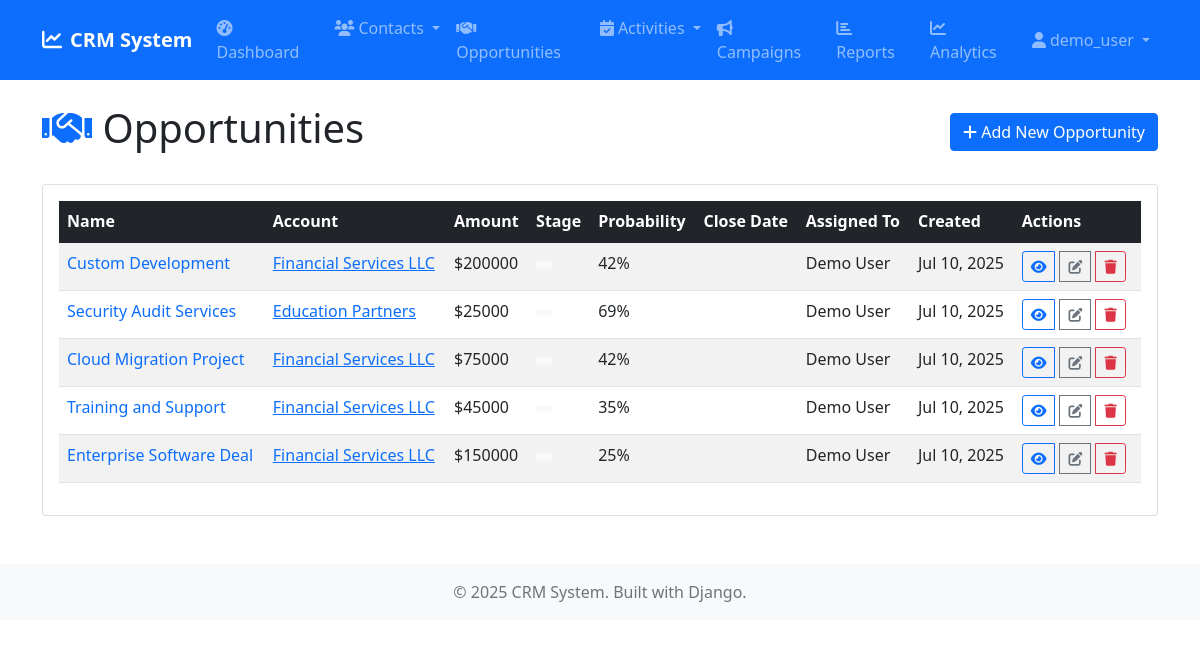
/opportunities/ (signed in), run on an earlier commit of the app's database.
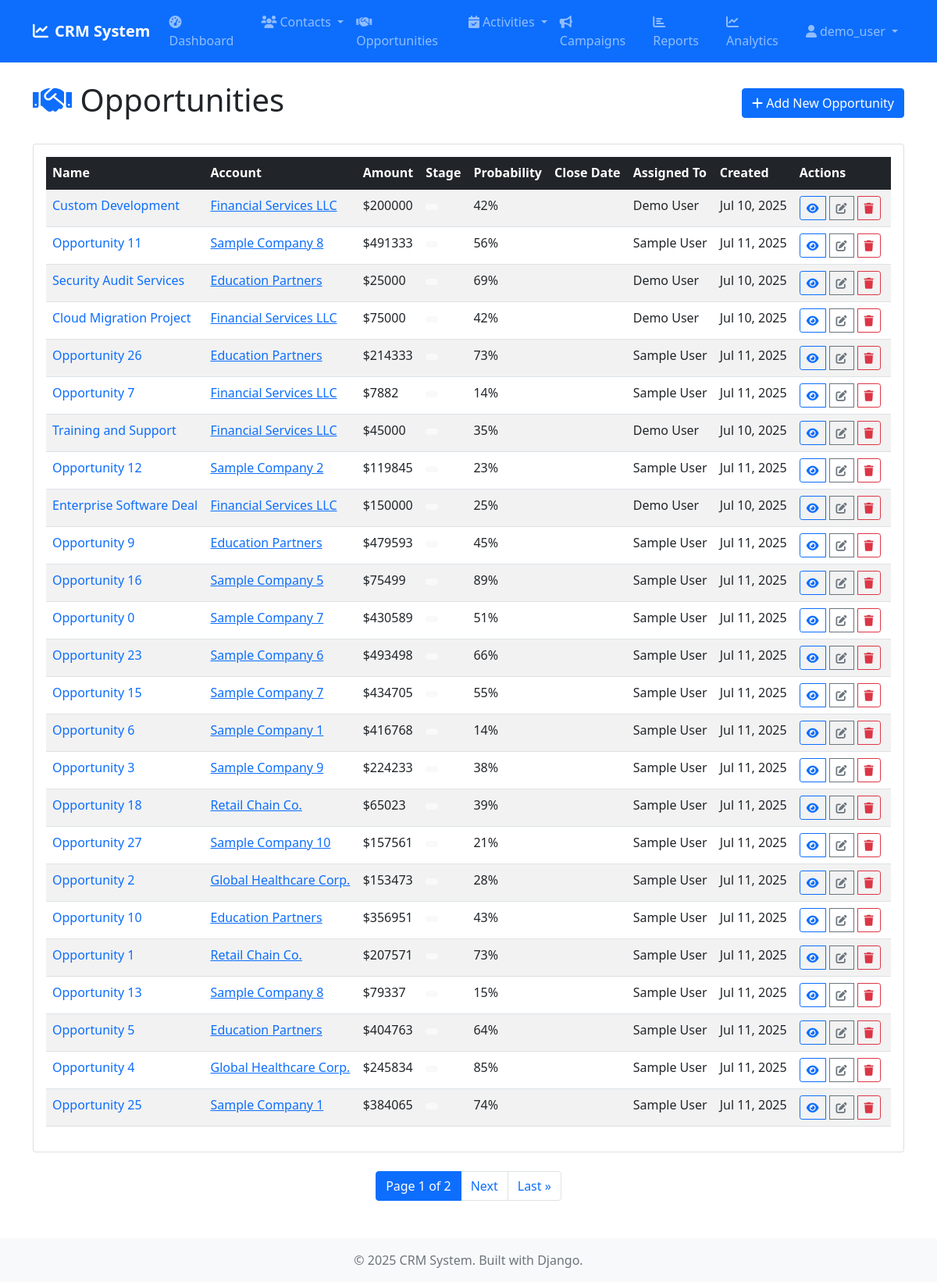
And on a later commit of the database.
### opportunities/models.py (models this page shows, shortened)
class Opportunity(models.Model):
    SALES_STAGE = [
        ('prospecting', 'Prospecting'),
        ('qualification', 'Qualification'),
        ('needs_analysis', 'Needs Analysis'),
        ('value_proposition', 'Value Proposition'),
        ('id_decision_makers', 'Id. Decision Makers'),
        ('perception_analysis', 'Perception Analysis'),
        ('proposal', 'Proposal/Price Quote'),
        ('negotiation', 'Negotiation/Review'),
        ('closed_won', 'Closed Won'),
        ('closed_lost', 'Closed Lost'),
    ]
    LEAD_SOURCE = [
        ('existing_customer', 'Existing Customer'),
        ('partner', 'Partner'),
        ('public_relations', 'Public Relations'),
        ('direct_mail', 'Direct Mail'),
        ('conference', 'Conference'),
        ('trade_show', 'Trade Show'),
        ('web_site', 'Web Site'),
        ('word_of_mouth', 'Word of mouth'),
        ('email', 'Email'),
        ('campaign', 'Campaign'),
        ('other', 'Other'),
    ]
    TYPE_CHOICES = [
        ('existing_business', 'Existing Business'),
        ('new_business', 'New Business'),
    ]
    name = models.CharField(max_length=200)
    account = models.ForeignKey(Account, on_delete=models.CASCADE, related_name='opportunities')
    contact = models.ForeignKey(Contact, on_delete=models.SET_NULL, null=True, blank=True)
    amount = models.DecimalField(max_digits=15, decimal_places=2)
    sales_stage = models.CharField(max_length=20, choices=SALES_STAGE, default='prospecting')
    probability = models.IntegerField(default=0, help_text='Probability of closing (0-100%)')
    expected_close_date = models.DateField()
    opportunity_type = models.CharField(max_length=20, choices=TYPE_CHOICES, blank=True)
    lead_source = models.CharField(max_length=20, choices=LEAD_SOURCE, blank=True)
    next_step = models.CharField(max_length=200, blank=True)
    description = models.TextField(blank=True)
    assigned_to = models.ForeignKey(User, on_delete=models.SET_NULL, null=True, blank=True)
    created_by = models.ForeignKey(User, on_delete=models.SET_NULL, null=True, blank=True, related_name='created_opportunities')
    created_at = models.DateTimeField(auto_now_add=True)
    updated_at = models.DateTimeField(auto_now=True)
    class Meta:
        ordering = ['-expected_close_date']
        verbose_name_plural = 'Opportunities'

### accounts/models.py (models this page shows, shortened)
class Account(models.Model):
    ACCOUNT_TYPES = [
        ('customer', 'Customer'),
        ('prospect', 'Prospect'),
        ('partner', 'Partner'),
        ('competitor', 'Competitor'),
        ('other', 'Other'),
    ]
    INDUSTRIES = [
        ('technology', 'Technology'),
        ('healthcare', 'Healthcare'),
        ('finance', 'Finance'),
        ('education', 'Education'),
        ('retail', 'Retail'),
        ('manufacturing', 'Manufacturing'),
        ('other', 'Other'),
    ]
    name = models.CharField(max_length=200)
    account_type = models.CharField(max_length=20, choices=ACCOUNT_TYPES, default='customer')
    industry = models.CharField(max_length=20, choices=INDUSTRIES, blank=True)
    website = models.URLField(blank=True)
    phone = models.CharField(max_length=20, blank=True)
    email = models.EmailField(blank=True)
    billing_street = models.TextField(blank=True)
    billing_city = models.CharField(max_length=100, blank=True)
    billing_state = models.CharField(max_length=100, blank=True)
    billing_postal_code = models.CharField(max_length=20, blank=True)
    billing_country = models.CharField(max_length=100, blank=True)
    shipping_street = models.TextField(blank=True)
    shipping_city = models.CharField(max_length=100, blank=True)
    shipping_state = models.CharField(max_length=100, blank=True)
    shipping_postal_code = models.CharField(max_length=20, blank=True)
    shipping_country = models.CharField(max_length=100, blank=True)
    annual_revenue = models.DecimalField(max_digits=15, decimal_places=2, null=True, blank=True)
    employees = models.IntegerField(null=True, blank=True)
    description = models.TextField(blank=True)
    assigned_to = models.ForeignKey(User, on_delete=models.SET_NULL, null=True, blank=True)
    created_by = models.ForeignKey(User, on_delete=models.SET_NULL, null=True, blank=True, related_name='created_accounts')
    created_at = models.DateTimeField(auto_now_add=True)
    updated_at = models.DateTimeField(auto_now=True)
    class Meta:
        ordering = ['name']

### opportunities/views.py (the view)
# urls.py: path('', views.OpportunityListView.as_view(), name='list'),
class OpportunityListView(LoginRequiredMixin, ListView):
    model = Opportunity
    template_name = 'opportunities/opportunity_list.html'
    context_object_name = 'opportunities'
    paginate_by = 25
    def get_queryset(self):
        return Opportunity.objects.select_related('account', 'contact', 'assigned_to').order_by('-expected_close_date')

### templates/opportunities/opportunity_list.html (shortened to what the changed rows need)
{% extends 'base.html' %}
{% block content %}
<div class="d-flex justify-content-between align-items-center mb-4">
    <h1><i class="fas fa-handshake text-primary"></i> Opportunities</h1>
</div>
<div class="card">
    <div class="card-body">
        <div class="table-responsive">
            <table class="table table-striped table-hover">
                <thead class="table-dark">
                    <tr>
                        <th>Name</th>
                        <th>Account</th>
                        <th>Amount</th>
                        <th>Stage</th>
                        <th>Probability</th>
                        <th>Close Date</th>
                        <th>Assigned To</th>
                        <th>Created</th>
                        <th>Actions</th>
                    </tr>
                </thead>
                <tbody>
                    {% for opportunity in opportunities %}
                    <tr>
                        <td>
                            <a href="{% url 'opportunities:detail' opportunity.pk %}" class="text-decoration-none">
                                {{ opportunity.name }}
                            </a>
                        </td>
                        <td>
                            {% if opportunity.account %}
                                <a href="{% url 'accounts:detail' opportunity.account.pk %}">{{ opportunity.account.name }}</a>
                            {% else %}
                                -
                            {% endif %}
                        </td>
                        <td>
                            {% if opportunity.amount %}
                                ${{ opportunity.amount|floatformat:0 }}
                            {% else %}
                                -
                            {% endif %}
                        </td>
                        <td>
                            <span class="badge {% if opportunity.stage == 'prospecting' %}bg-info{% elif opportunity.stage == 'qualification' %}bg-warning{% elif opportunity.stage == 'proposal' %}bg-primary{% elif opportunity.stage == 'negotiation' %}bg-secondary{% elif opportunity.stage == 'closed_won' %}bg-success{% elif opportunity.stage == 'closed_lost' %}bg-danger{% else %}bg-light text-dark{% endif %}">
                            </span>
                        </td>
                        <td>{{ opportunity.probability }}%</td>
                        <td>{{ opportunity.close_date|date:"M d, Y" }}</td>
                        <td>{{ opportunity.assigned_to.get_full_name|default:"-" }}</td>
                        <td>{{ opportunity.created_at|date:"M d, Y" }}</td>
                        <td>
                            <div class="btn-group" role="group">
                                <a href="{% url 'opportunities:detail' opportunity.pk %}" class="btn btn-sm btn-outline-primary" title="View">
                                    <i class="fas fa-eye"></i>
                                </a>
                                <a href="{% url 'opportunities:edit' opportunity.pk %}" class="btn btn-sm btn-outline-secondary" title="Edit">
                                    <i class="fas fa-edit"></i>
                                </a>
                                <a href="{% url 'opportunities:delete' opportunity.pk %}" class="btn btn-sm btn-outline-danger" title="Delete">
                                    <i class="fas fa-trash"></i>
                                </a>
                            </div>
                        </td>
                    </tr>
                    {% endfor %}
                </tbody>
            </table>
        </div>
    </div>
</div>
{% if is_paginated %}
<nav aria-label="Page navigation">
    <ul class="pagination justify-content-center mt-4">
        <li class="page-item active">
            <span class="page-link">
                Page {{ page_obj.number }} of {{ page_obj.paginator.num_pages }}
            </span>
        </li>
        {% if page_obj.has_next %}
            <li class="page-item">
                <a class="page-link" href="?page={{ page_obj.next_page_number }}">Next</a>
            </li>
            <li class="page-item">
                <a class="page-link" href="?page={{ page_obj.paginator.num_pages }}">Last &raquo;</a>
            </li>
        {% endif %}
    </ul>
</nav>
{% endif %}
{% endblock %}

What changed in the data, as far as the page shows it:
added Opportunity: name "Opportunity 11", account.name "Sample Company 8", amount "491333", probability "56", assigned_to.get_full_name "Sample User", created_at "Jul 11, 2025"
added Opportunity: name "Opportunity 26", account.name "Education Partners", amount "214333", probability "73", assigned_to.get_full_name "Sample User", created_at "Jul 11, 2025"
added Opportunity: name "Opportunity 7", account.name "Financial Services LLC", amount "7882", probability "14", assigned_to.get_full_name "Sample User", created_at "Jul 11, 2025"
added Opportunity: name "Opportunity 12", account.name "Sample Company 2", amount "119845", probability "23", assigned_to.get_full_name "Sample User", created_at "Jul 11, 2025"
added Opportunity: name "Opportunity 9", account.name "Education Partners", amount "479593", probability "45", assigned_to.get_full_name "Sample User", created_at "Jul 11, 2025"
added Opportunity: name "Opportunity 16", account.name "Sample Company 5", amount "75499", probability "89", assigned_to.get_full_name "Sample User", created_at "Jul 11, 2025"
added Opportunity: name "Opportunity 0", account.name "Sample Company 7", amount "430589", probability "51", assigned_to.get_full_name "Sample User", created_at "Jul 11, 2025"
added Opportunity: name "Opportunity 23", account.name "Sample Company 6", amount "493498", probability "66", assigned_to.get_full_name "Sample User", created_at "Jul 11, 2025"
added Opportunity: name "Opportunity 15", account.name "Sample Company 7", amount "434705", probability "55", assigned_to.get_full_name "Sample User", created_at "Jul 11, 2025"
added Opportunity: name "Opportunity 6", account.name "Sample Company 1", amount "416768", probability "14", assigned_to.get_full_name "Sample User", created_at "Jul 11, 2025"
added Opportunity: name "Opportunity 3", account.name "Sample Company 9", amount "224233", probability "38", assigned_to.get_full_name "Sample User", created_at "Jul 11, 2025"
added Opportunity: name "Opportunity 18", account.name "Retail Chain Co.", amount "65023", probability "39", assigned_to.get_full_name "Sample User", created_at "Jul 11, 2025"
added Opportunity: name "Opportunity 27", account.name "Sample Company 10", amount "157561", probability "21", assigned_to.get_full_name "Sample User", created_at "Jul 11, 2025"
added Opportunity: name "Opportunity 2", account.name "Global Healthcare Corp.", amount "153473", probability "28", assigned_to.get_full_name "Sample User", created_at "Jul 11, 2025"
added Opportunity: name "Opportunity 10", account.name "Education Partners", amount "356951", probability "43", assigned_to.get_full_name "Sample User", created_at "Jul 11, 2025"
added Opportunity: name "Opportunity 1", account.name "Retail Chain Co.", amount "207571", probability "73", assigned_to.get_full_name "Sample User", created_at "Jul 11, 2025"
added Opportunity: name "Opportunity 13", account.name "Sample Company 8", amount "79337", probability "15", assigned_to.get_full_name "Sample User", created_at "Jul 11, 2025"
added Opportunity: name "Opportunity 5", account.name "Education Partners", amount "404763", probability "64", assigned_to.get_full_name "Sample User", created_at "Jul 11, 2025"
added Opportunity: name "Opportunity 4", account.name "Global Healthcare Corp.", amount "245834", probability "85", assigned_to.get_full_name "Sample User", created_at "Jul 11, 2025"
added Opportunity: name "Opportunity 25", account.name "Sample Company 1", amount "384065", probability "74", assigned_to.get_full_name "Sample User", created_at "Jul 11, 2025"
Also different on the page:
{{ page_obj.number }}: (not shown) → "1"
{{ page_obj.paginator.num_pages }}: (not shown) → "2"
text now shown: "Page of Next Last »"
